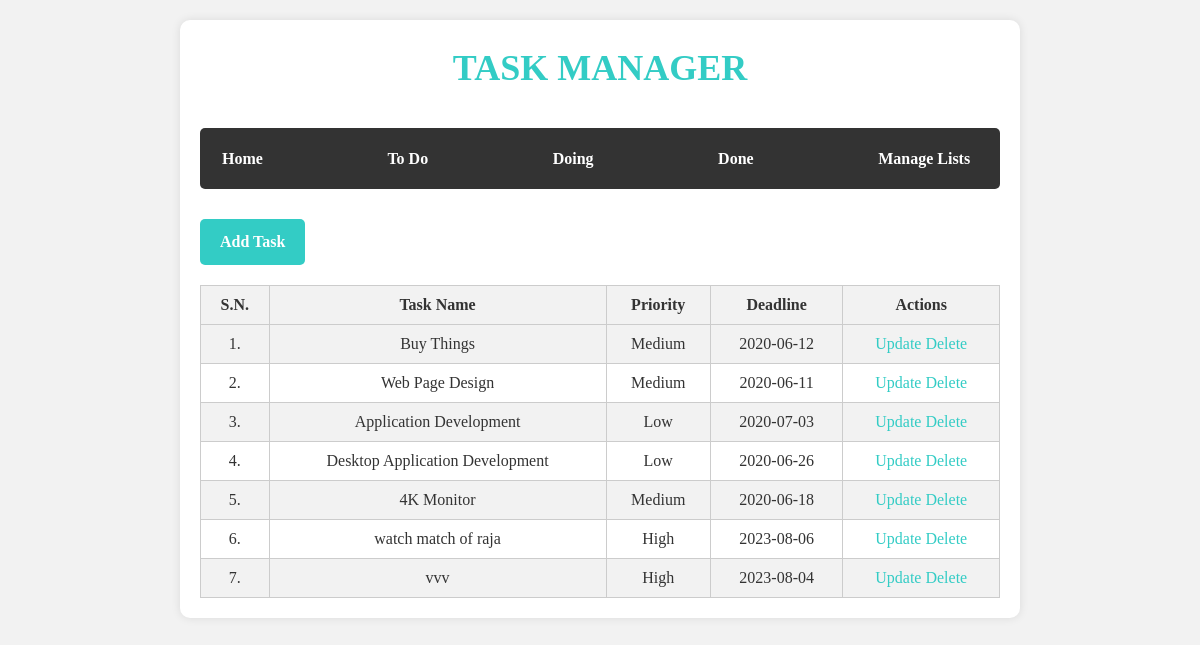
/todo.php, run on the app's committed database.
### tables this page shows
CREATE TABLE `tbl_lists` (
  `list_id` int(10) UNSIGNED NOT NULL,
  `list_name` varchar(50) NOT NULL,
  `list_description` varchar(150) DEFAULT NULL
);

CREATE TABLE `tbl_tasks` (
  `task_id` int(10) UNSIGNED NOT NULL,
  `task_name` varchar(150) NOT NULL,
  `task_description` text NOT NULL,
  `list_id` int(11) NOT NULL,
  `priority` varchar(10) NOT NULL,
  `deadline` date NOT NULL,
  `DueDate` datetime NOT NULL,
  `Status` varchar(500) NOT NULL,
  `UserID` int(11) NOT NULL,
  `CategoryID` int(11) NOT NULL
);

### todo.php (the view, shortened to what this page needs)
<html>
    <head>
        <link rel="stylesheet" href="css/style.css" />
    </head>
    <body>
    <div class="wrapper">
    <h1>TASK MANAGER</h1>
    <div class="menu">
        <a href="<?php echo SITEURL; ?>">Home</a>
        <?php
            $conn2 = mysqli_connect(LOCALHOST, DB_USERNAME, DB_PASSWORD) or die(mysqli_error());
            $sql2 = "SELECT * FROM tbl_lists";
            $res2 = mysqli_query($conn2, $sql2);
            if($res2==true)
            {
                while($row2=mysqli_fetch_assoc($res2))
                {
                    $list_id = $row2['list_id'];
                    $list_name = $row2['list_name'];
                    ?>
                    <a href="<?php echo SITEURL; ?>list-task.php?list_id=<?php echo $list_id; ?>"><?php echo $list_name; ?></a>
                    <?php
                }
            }
        ?>
        <a href="<?php echo SITEURL; ?>manage-list.php">Manage Lists</a>
    </div>
    <div class="all-tasks">
        <a class="btn-primary" href="<?php SITEURL; ?>add-task.php">Add Task</a>
        <table class="tbl-full">
            <tr>
                <th>S.N.</th>
                <th>Task Name</th>
                <th>Priority</th>
                <th>Deadline</th>
                <th>Actions</th>
            </tr>
            <?php
                $conn = mysqli_connect(LOCALHOST, DB_USERNAME, DB_PASSWORD) or die(mysqli_error());
                $sql = "SELECT * FROM tbl_tasks";
                $res = mysqli_query($conn, $sql);
                if($res==true)
                {
                    $count_rows = mysqli_num_rows($res);
                    $sn=1;
                    if($count_rows>0)
                    {
                        while($row=mysqli_fetch_assoc($res))
                        {
                            $task_id = $row['task_id'];
                            $task_name = $row['task_name'];
                            $priority = $row['priority'];
                            $deadline = $row['deadline'];
                            ?>
                            <tr>
                                <td><?php echo $sn++; ?>. </td>
                                <td><?php echo $task_name; ?></td>
                                <td><?php echo $priority; ?></td>
                                <td><?php echo $deadline; ?></td>
                                <td>
                                    <a href="<?php echo SITEURL; ?>update-task.php?task_id=<?php echo $task_id; ?>">Update </a>
                                    <a href="<?php echo SITEURL; ?>delete-task.php?task_id=<?php echo $task_id; ?>">Delete</a>
                                </td>
                            </tr>
                            <?php
                        }
                    }
                    else
                    {
                        ?>
                        <tr>
                            <td colspan="5">No Task Added Yet.</td>
                        </tr>
                        <?php
                    }
                }
            ?>
        </table>
    </div>
    </div>
    </body>
</html>

### taskmanager/css/style.css (style rules this page uses)
* { margin: 0; padding: 0; font-family: verdana; }
.wrapper { width: 70%; margin: 0 auto; padding: 2%; }
h1 { color: #3867d6; margin-bottom: 2%; }
.menu { margin-bottom: 2%; }
.menu a { font-weight: bold; margin-right: 1%; color: black; text-decoration: none; }
.btn-primary { background-color: #26de81; padding: 5px; font-weight: bold; text-decoration: none; color: black; }
.tbl-full { width: 100%; }
table tr th { text-align: left; border-bottom: 1px solid black; padding: 1%; padding-top: 3%; }
table tr td { padding: 1%; }
body, h1, h2, h3, p, ul, li { margin: 0; padding: 0; }
body { font-family: Arial, sans-serif; background-color: #f2f2f2; line-height: 1.6; }
.wrapper { max-width: 800px; margin: 20px auto; padding: 20px; background-color: #fff; box-shadow: 0 0 5px rgba(0, 0, 0, 0.1); border-radius: 10px; }
h1 { text-align: center; font-size: 36px; margin-bottom: 30px; color: #33ccc5; }
.menu { display: flex; justify-content: space-between; align-items: center; background-color: #333; padding: 10px; border-radius: 5px; }
.menu a { color: #fff; text-decoration: none; padding: 8px 12px; transition: background-color 0.3s ease; }
.all-tasks { margin-top: 30px; }
.btn-primary { display: inline-block; background-color: #33ccc5; color: #fff; text-decoration: none; padding: 8px 15px; border-radius: 5px; transition: background-color 0.3s ease; }
.tbl-full { width: 100%; border-collapse: collapse; margin-top: 20px; }
.tbl-full th, .tbl-full td { border: 1px solid #ccc; padding: 10px; text-align: center; }
.tbl-full th { background-color: #f2f2f2; font-weight: bold; }
.tbl-full tr:nth-child(even) { background-color: #f2f2f2; }
body { font-family: Arial, sans-serif; background-color: #f2f2f2; color: #333; line-height: 1.6; }
.wrapper { max-width: 800px; margin: 20px auto; padding: 20px; background-color: #fff; box-shadow: 0 0 10px rgba(0, 0, 0, 0.1); border-radius: 10px; }
.btn-primary { display: inline-block; background-color: #33ccc5; color: #fff; text-decoration: none; padding: 10px 20px; border-radius: 5px; font-size: 16px; transition: background-color 0.3s ease; }
a { color: #33ccc5; text-decoration: none; }

### data on the page
tbl_lists: list_name "To Do"
tbl_lists: list_name "Doing"
tbl_lists: list_name "Done"
tbl_tasks: task_name "Buy Things", priority "Medium", deadline "2020-06-12"
tbl_tasks: task_name "Web Page Design", priority "Medium", deadline "2020-06-11"
tbl_tasks: task_name "Application Development", priority "Low", deadline "2020-07-03"
tbl_tasks: task_name "Desktop Application Development", priority "Low", deadline "2020-06-26"
tbl_tasks: task_name "4K Monitor", priority "Medium", deadline "2020-06-18"
tbl_tasks: task_name "watch match of raja", priority "High", deadline "2023-08-06"
tbl_tasks: task_name "vvv", priority "High", deadline "2023-08-04"
